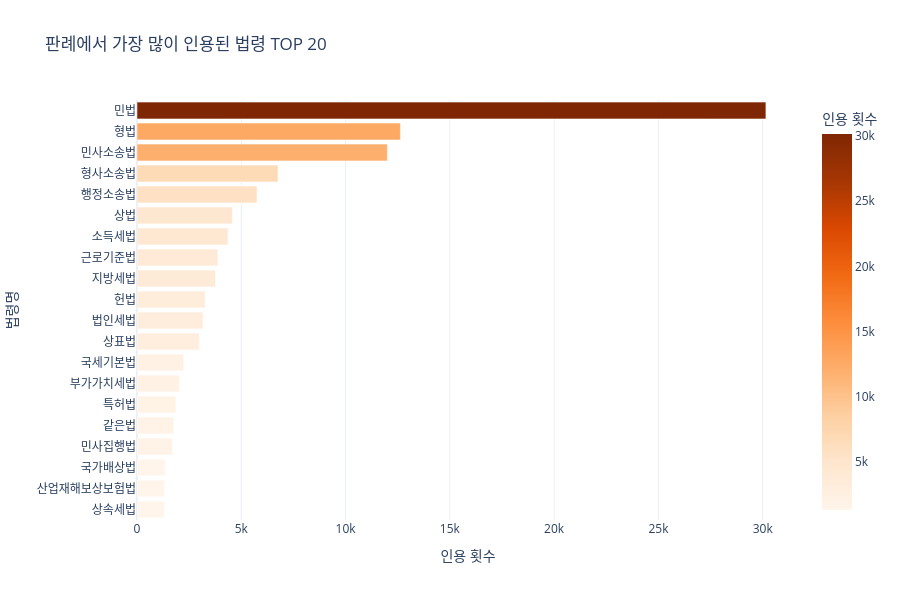

Source (notebook cell):
### Code cell
# ── 가장 많이 인용된 법령 TOP 20 수평 바 차트 ────────────
top_statutes = ref_statute_counts.most_common(20)
df_statutes = pd.DataFrame(top_statutes, columns=["법령명", "인용 횟수"])
df_statutes = df_statutes.sort_values("인용 횟수", ascending=True)

fig = px.bar(
    df_statutes,
    x="인용 횟수",
    y="법령명",
    orientation="h",
    title="판례에서 가장 많이 인용된 법령 TOP 20",
    color="인용 횟수",
    color_continuous_scale="Oranges",
)
fig.update_layout(height=600, showlegend=False)
fig.show()

### Figure 1 — Plotly figure (JSON) as saved in the notebook; plotly's stock layout.template omitted (floating-point values rounded to 4 significant figures)
{"data": [{"hovertemplate": "인용 횟수=%{marker.color}<br>법령명=%{y}<extra></extra>", "legendgroup": "", "marker": {"color": [1307, 1317, 1352, 1703, 1765, 1869, 2032, 2238, 2986, 3166, 3267, 3762, 3880, 4363, 4570, 5754, 6759, 12004, 12630, 30153], "coloraxis": "coloraxis", "pattern": {"shape": ""}}, "name": "", "orientation": "h", "showlegend": false, "textposition": "auto", "type": "bar", "x": [1307, 1317, 1352, 1703, 1765, 1869, 2032, 2238, 2986, 3166, 3267, 3762, 3880, 4363, 4570, 5754, 6759, 12004, 12630, 30153], "xaxis": "x", "y": ["상속세법", "산업재해보상보험법", "국가배상법", "민사집행법", "같은법", "특허법", "부가가치세법", "국세기본법", "상표법", "법인세법", "헌법", "지방세법", "근로기준법", "소득세법", "상법", "행정소송법", "형사소송법", "민사소송법", "형법", "민법"], "yaxis": "y"}], "layout": {"barmode": "relative", "coloraxis": {"colorbar": {"title": {"text": "인용 횟수"}}, "colorscale": [[0, "rgb(255,245,235)"], [0.125, "rgb(254,230,206)"], [0.25, "rgb(253,208,162)"], [0.375, "rgb(253,174,107)"], [0.5, "rgb(253,141,60)"], [0.625, "rgb(241,105,19)"], [0.75, "rgb(217,72,1)"], [0.875, "rgb(166,54,3)"], [1, "rgb(127,39,4)"]]}, "height": 600, "legend": {"tracegroupgap": 0}, "showlegend": false, "title": {"text": "판례에서 가장 많이 인용된 법령 TOP 20"}, "xaxis": {"anchor": "y", "domain": [0, 1], "title": {"text": "인용 횟수"}}, "yaxis": {"anchor": "x", "domain": [0, 1], "title": {"text": "법령명"}}}}
